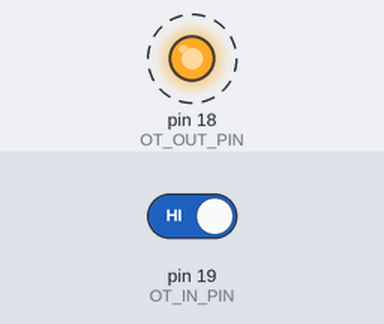
Bench run of a sketch on a simulated Arduino Uno, built with avr-gcc and run on an emulated ATmega328P. Shown: output pins drawn as LEDs (lit = HIGH). Dashed ring = blinking. The inputs (shaded band) are chosen by the test bench; at power-on: pin 19 (OT_IN_PIN) HIGH. What the sketch prints to the serial monitor is not drawn.

Above: at 2.2 s.
2.3 s: pin 19 (OT_IN_PIN) driven LOW
Timing chart, 0 to 14.3 s (numbered marks = the images above; inputs shaded):
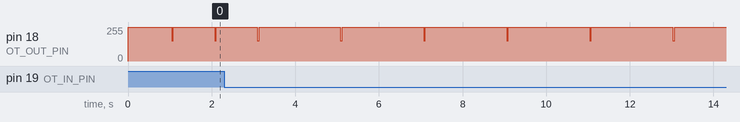

The sketch:

arduino_opentherm_controller.ino
```cpp
const int OT_IN_PIN = 19; //3 //Arduino UNO
const int OT_OUT_PIN = 18; //2 //Arduino UNO
const unsigned int bitPeriod = 1000; //1020 //microseconds, 1ms -10%+15%

//P MGS-TYPE SPARE DATA-ID  DATA-VALUE
//0 000      0000  00000000 00000000 00000000
unsigned long requests[] = {
  0x300, //0 get status
  0x90014000, //1 set CH temp //64C
  0x80190000, //25 Boiler water temperature
};

void setIdleState() {
  digitalWrite(OT_OUT_PIN, HIGH);
}

void setActiveState() {
  digitalWrite(OT_OUT_PIN, LOW);
}

void activateBoiler() {
  setIdleState();
  delay(1000);
}

void sendBit(bool high) {
  if (high) setActiveState(); else setIdleState();
  delayMicroseconds(500);
  if (high) setIdleState(); else setActiveState();
  delayMicroseconds(500);
}

void sendFrame(unsigned long request) {
  sendBit(HIGH); //start bit
  for (int i = 31; i >= 0; i--) {
    sendBit(bitRead(request, i));
  }
  sendBit(HIGH); //stop bit
  setIdleState();
}

void printBinary(unsigned long val) {
  for (int i = 31; i >= 0; i--) {
    Serial.print(bitRead(val, i));
  }
}

unsigned long sendRequest(unsigned long request) {
  Serial.println();
  Serial.print("Request:  ");
  printBinary(request);
  Serial.print(" / ");
  Serial.print(request, HEX);
  Serial.println();
  sendFrame(request);

  if (!waitForResponse()) return 0;

  return readResponse();
}

bool waitForResponse() {
  unsigned long time_stamp = micros();
  while (digitalRead(OT_IN_PIN) != HIGH) { //start bit
    if (micros() - time_stamp >= 1000000) {
      Serial.println("Response timeout");
      return false;
    }
  }
  delayMicroseconds(bitPeriod * 1.25); //wait for first bit
  return true;
}

unsigned long readResponse() {
  unsigned long response = 0;
  for (int i = 0; i < 32; i++) {
    response = (response << 1) | digitalRead(OT_IN_PIN);
    delayMicroseconds(bitPeriod);
  }
  Serial.print("Response: ");
  printBinary(response);
  Serial.print(" / ");
  Serial.print(response, HEX);
  Serial.println();

  if ((response >> 16 & 0xFF) == 25) {
    Serial.print("t=");
    Serial.print(response >> 8 & 0xFF);
    Serial.println("");
  }
  return response;
}

void setup() {
  pinMode(OT_IN_PIN, INPUT);
  pinMode(OT_OUT_PIN, OUTPUT);
  Serial.begin(115200);
  Serial.println("Start");
  activateBoiler();
}

void loop() {
  for (int index = 0; index < (sizeof(requests) / sizeof(unsigned long)); index++) {
    sendRequest(requests[index]);
    delay(950);
  }
}
```

Measured:
- after the input at 2.3 s, pin 18 (OT_OUT_PIN): alternates 255/255 for 1.9 s and 151/255 for 0.04 s, starting after 2.8 s
- by itself, pin 18 (OT_OUT_PIN): alternates 255/255 for 0.98 s and 151/255 for 0.04 s
